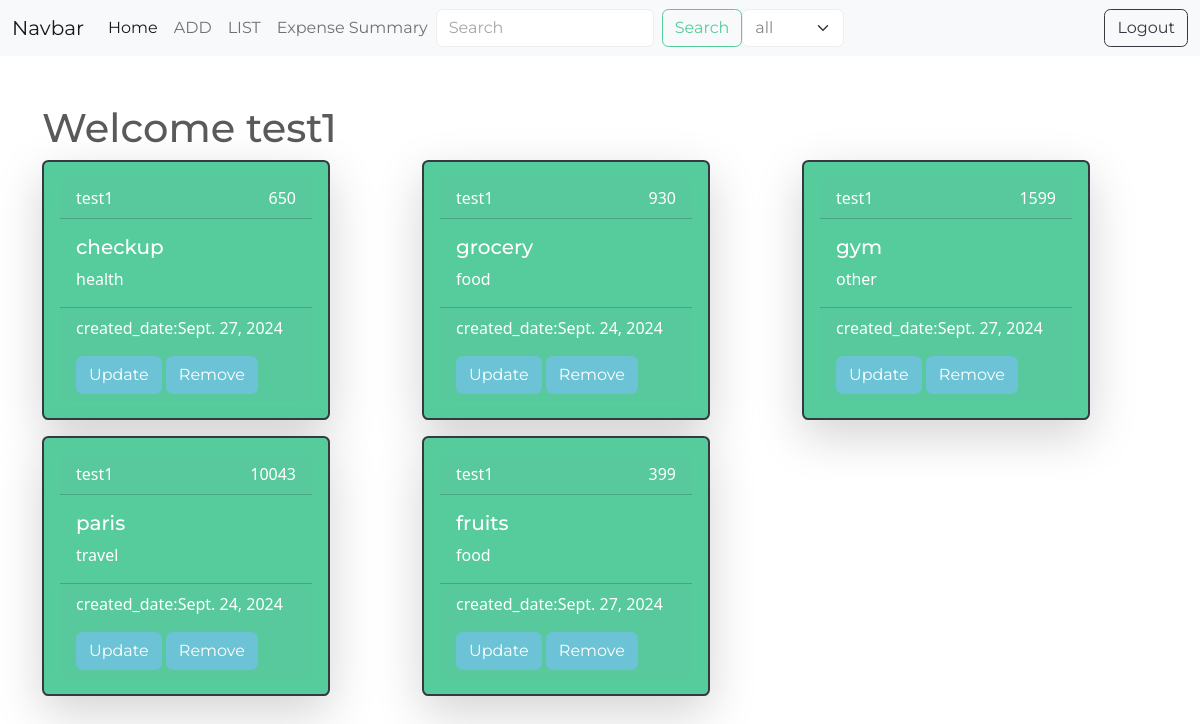
Screenshot of /expenses/all/ (signed in) with the database file from the repository.
### budget/models.py (models this page shows, shortened)
class Expense(models.Model):
    title=models.CharField(max_length=200)
    amount=models.PositiveIntegerField()
    created_date=models.DateTimeField(auto_now_add=True)
    category_choices=(
        ('food','food'),
        ('travel','travel'),
        ('health','health'),
        ('other','other')
    )
    category=models.CharField(max_length=200,choices=category_choices,default='other')
    user=models.ForeignKey(User,on_delete=models.CASCADE)

### budget/views.py (the view)
# urls.py: path('expenses/all/',views.ExpenseListView.as_view(),name='expense-list'),
@method_decorator(decs,name='dispatch')
class ExpenseListView(View):
    def get(self,request,*args,**kwargs):
        search_text=request.GET.get('search')
        selected_category=request.GET.get("category","all")
        if selected_category=='all':
            qs=Expense.objects.filter(user=request.user)
        else:
            qs=Expense.objects.filter(category=selected_category,user=request.user)
        if search_text:
            qs=Expense.objects.filter(user=request.user)
            qs=qs.filter(title__contains=search_text)
        return render(request,'expenselist.html',{'expenses':qs,"selected":selected_category})

### budget/templates/expenselist.html
{%extends 'base.html'%} {%block main_block%}
<div class="container mt-5">
  <div class="row">
    <h1>Welcome {{request.user}}</h1>
    {%for exp in expenses%}
    <div class="col-4">
      <div
        class="card text-bg-dark mb-3 bg-success text-white p-3 shadow-lg border border-2 border-dark"
        style="max-width: 18rem; cursor: pointer"
      >
        <div class="card-header d-flex justify-content-between">
          <div>{{exp.user}}</div>
          <div>{{exp.amount}}</div>
        </div>
        <div class="card-body">
          <h5 class="card-title">{{exp.title}}</h5>
          <p class="card-text">{{exp.category}}</p>
        </div>
        <div class="card-footer text-body-white">
          created_date:{{exp.created_date|date}}
          <div class="mt-3">
            <a
              href="{%url 'expense-update' exp.id %}"
              class="btn btn-info text-white"
              >Update</a
            >
            <a
              href="{%url 'expense-delete' exp.id %}"
              class="btn btn-info text-white"
              >Remove</a
            >
          </div>
        </div>
      </div>
    </div>
    {%endfor%}
  </div>
</div>
{%endblock%}

### rows the page displays
Expense: user "test1", amount "650", title "checkup", category "health", created_date "Sept. 27, 2024"
Expense: user "test1", amount "930", title "grocery", category "food", created_date "Sept. 24, 2024"
Expense: user "test1", amount "1599", title "gym", category "other", created_date "Sept. 27, 2024"
Expense: user "test1", amount "10043", title "paris", category "travel", created_date "Sept. 24, 2024"
Expense: user "test1", amount "399", title "fruits", category "food", created_date "Sept. 27, 2024"

### other values shown
{{ request.user }} "test1"
